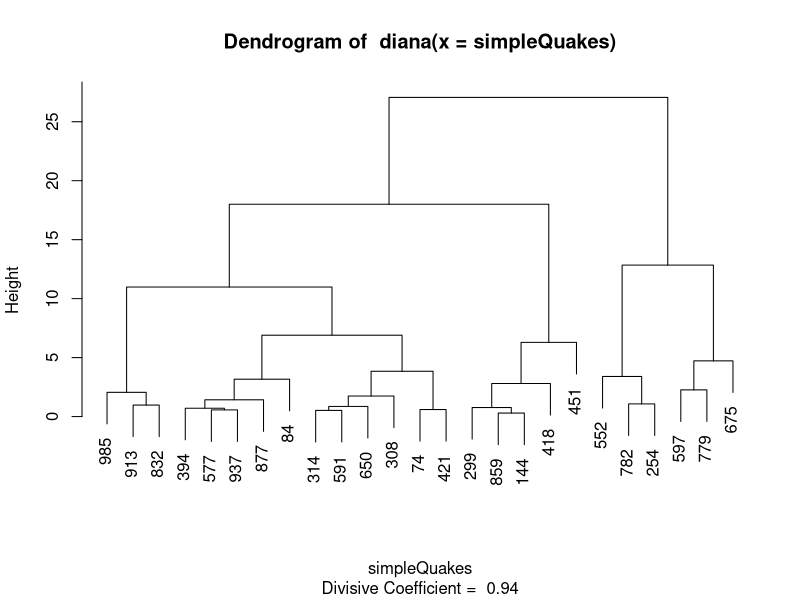

Reproduce this figure in R.
# clustering with diana
# Hierarchical method
# divisive. Starts with one cluster and breaks it down
# vs agglomerative
# Divisive is more efficient and accurate - perhaps

library(cluster)

# downsample quakes for demonstration. from 500 to 25
simpleQuakes <- quakes[sample(nrow(quakes),25),c("long","lat")]

diana(simpleQuakes)
# compared to agglomerative object
agnes(simpleQuakes)
# dc = divisive coefficient
# ac = agglomerative coefficient

plot(diana(simpleQuakes), which.plots = 2)

# what is going on?
?diana
?diana.object
